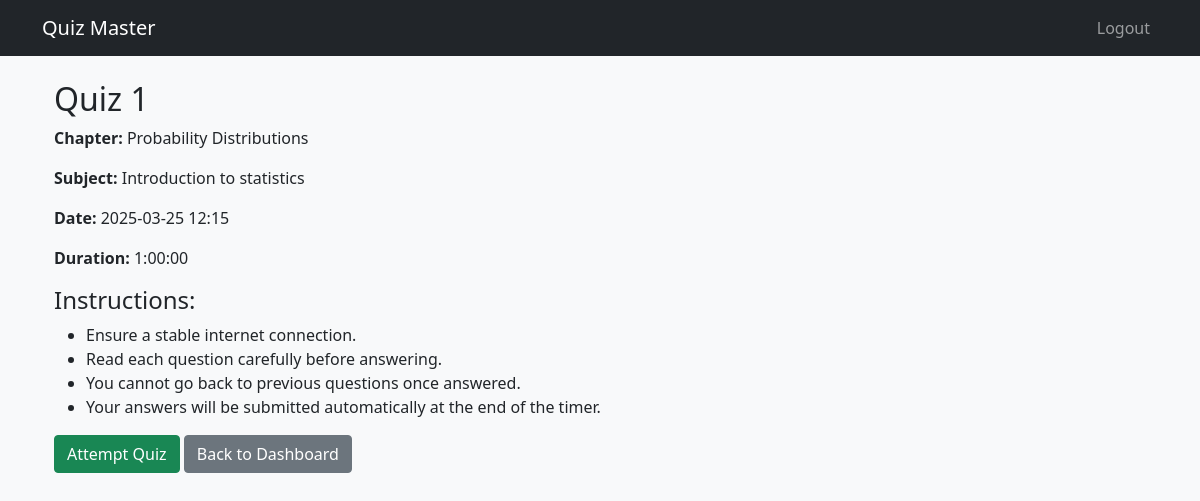
The app's page /quiz/1 (signed in) with its own data.
### app.py (models this page shows)
class Quiz(db.Model):
    __tablename__ = 'quiz'
    quiz_id = db.Column(db.Integer, primary_key=True)
    name = db.Column(db.String(150), nullable=False)
    chapter_id = db.Column(db.Integer, db.ForeignKey('chapters.chapter_id'), nullable=False)
    date_of_quiz = db.Column(db.DateTime, nullable=False)
    time_duration = db.Column(db.Interval, nullable=False, default=timedelta(hours=1))
    end_time = db.Column(db.DateTime, nullable=False)
    remarks = db.Column(db.Text)
    questions = db.relationship('Questions', backref='quiz', lazy=True)
    scores = db.relationship('Scores', backref='quiz', lazy=True)

class Chapters(db.Model):
    __tablename__ = 'chapters'
    chapter_id = db.Column(db.Integer, primary_key=True)
    name = db.Column(db.String(100), nullable=False)
    description = db.Column(db.Text)
    subject_id = db.Column(db.Integer, db.ForeignKey('subject.subject_id'), nullable=False)
    quizzes = db.relationship('Quiz', backref='chapter', lazy=True)

class Subject(db.Model):
    __tablename__ = 'subject'
    subject_id = db.Column(db.Integer, primary_key=True)
    name = db.Column(db.String(100), unique=True, nullable=False)
    description = db.Column(db.Text)
    chapters = db.relationship('Chapters', backref='subject', lazy=True)

### app.py (the view)
@app.route('/quiz/<int:quiz_id>')
@login_required
def quiz_page(quiz_id):
    quiz = Quiz.query.get_or_404(quiz_id)
    user = Users.query.get(session['user_id'])
    return render_template('quiz_page.html', quiz=quiz,user=user)

### app.py (called while the page is built)
def login_required(f):
    @wraps(f)
    def decorated(*args, **kwargs):
        if 'user_id' not in session:
            return redirect(url_for('login'))
        return f(*args, **kwargs)
    return decorated

### templates/quiz_page.html (shortened to what this page needs)
{% extends "base.html" %}
{% block content %}
<div class="container mt-4">
    <h2>{{ quiz.name }}</h2>
    <p><strong>Chapter:</strong> {{ quiz.chapter.name }}</p>
    <p><strong>Subject:</strong> {{ quiz.chapter.subject.name }}</p>
    <p><strong>Date:</strong> {{ quiz.date_of_quiz.strftime('%Y-%m-%d %H:%M') }}</p>
    <p><strong>Duration:</strong> {{ quiz.time_duration }}</p>
    {% if user.is_admin %}
        <a href="{{ url_for('edit_quiz', quiz_id=quiz.quiz_id) }}" class="btn btn-warning">Edit Quiz</a>
        <form method="POST" action="{{ url_for('delete_quiz', quiz_id=quiz.quiz_id) }}" style="display:inline;">
            <button type="submit" class="btn btn-danger">Delete Quiz</button>
        </form>
        <a href="{{ url_for('admin_dashboard') }}" class="btn btn-secondary">Back to Dashboard</a>
    {% else %}
        <h4>Instructions:</h4>
        <ul>
            <li>Ensure a stable internet connection.</li>
            <li>Read each question carefully before answering.</li>
            <li>You cannot go back to previous questions once answered.</li>
            <li>Your answers will be submitted automatically at the end of the timer.</li>
        </ul>
        <a href="{{ url_for('attempt_quiz', quiz_id=quiz.quiz_id) }}" class="btn btn-success">Attempt Quiz</a>
        <a href="{{ url_for('user_dashboard') }}" class="btn btn-secondary">Back to Dashboard</a>
    {% endif %}
</div>
{% endblock %}

### records on screen
Quiz: name "Quiz 1", date_of_quiz "2025-03-25 12:15", time_duration "1:00:00"
Chapters: chapter.name "Probability Distributions"
Subject: chapter.subject.name "Introduction to statistics"
